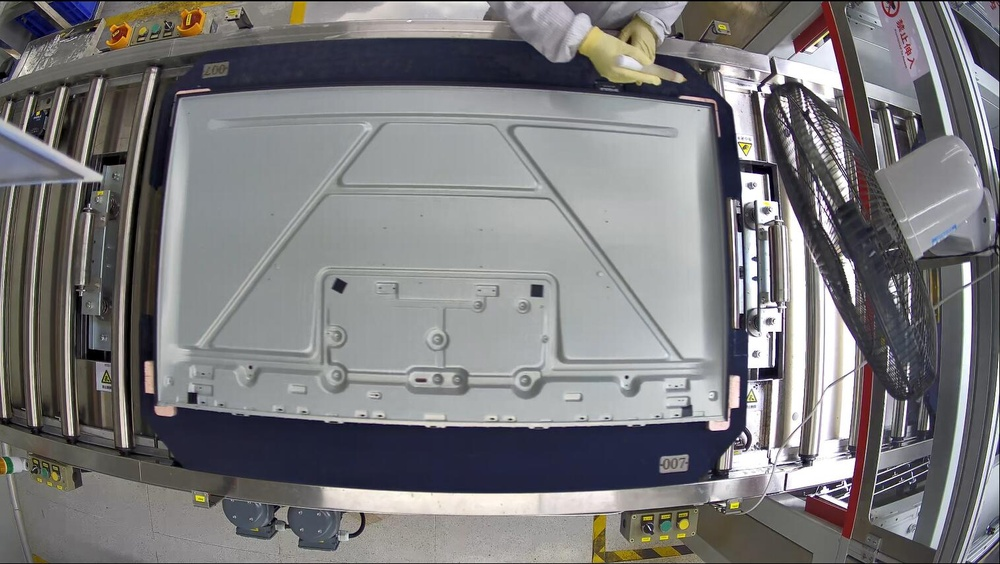
#> input picture 1.jpg, 1000 x 564 px, shrunk from 1515 x 855 before the run
$ python dingwei.py
#> lines starting #> are read from the running program, lines starting #| are printed output that depends on the picture; after the words box and inside, x2 and y2 are one past the last pixel; in counts of white or black regions, pixels touching at a corner belong together
import cv2

# 读取图像并进行预处理
img = cv2.imread("1.jpg")
#> img is the input picture: shape (564, 1000, 3); mean B, G, R 123.1, 121.3, 122.2
gray = cv2.cvtColor(img, cv2.COLOR_BGR2GRAY)
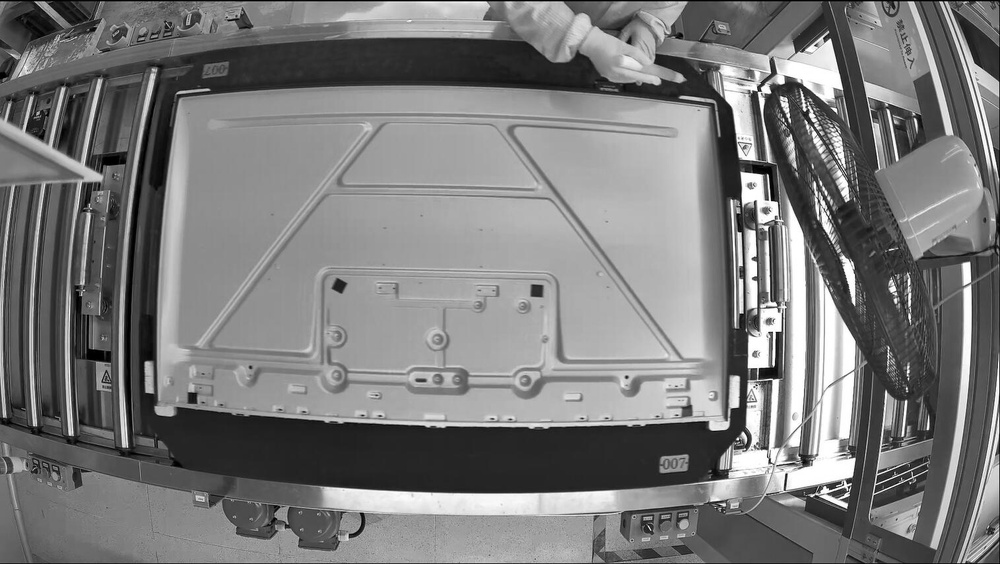
#> gray: shape (564, 1000); min 0, max 255, mean 121.8

# 进行边缘检测
edges = cv2.Canny(gray, 50, 150)
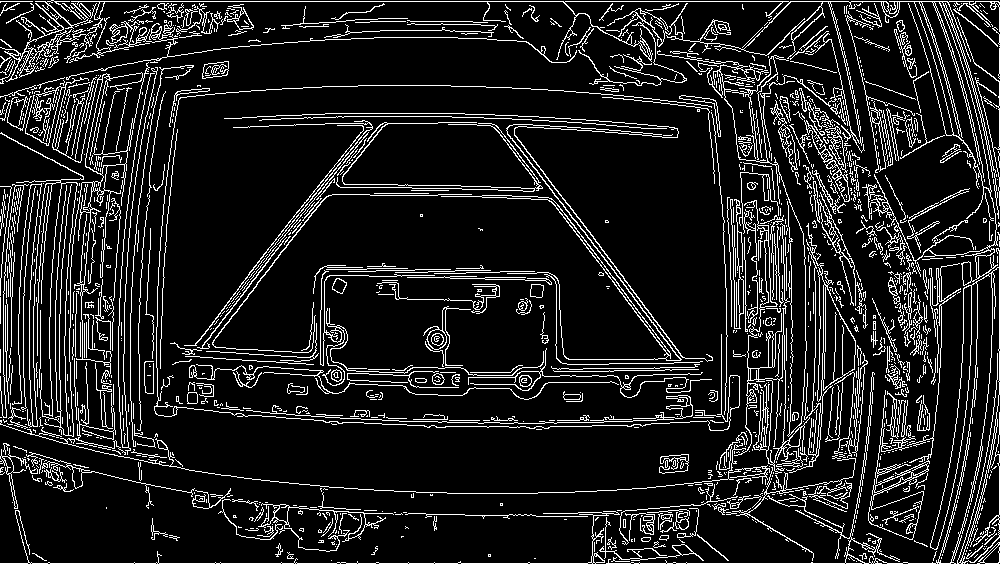
#> edges: shape (564, 1000); 12.3% white in thin lines or dots

# 进行轮廓检测
contours, hierarchy = cv2.findContours(edges, cv2.RETR_EXTERNAL, cv2.CHAIN_APPROX_SIMPLE)
#> contours = 1297 contours, 1189 with area under 20; largest, box (x1, y1, x2, y2) and area: (0, 0, 1000, 564) 13666, (0, 62, 150, 437) 4140, (789, 223, 856, 473) 3484, (734, 200, 810, 474) 1025, (441, 124, 682, 361) 924

# 进行形状匹配
for contour in contours:
    # 计算轮廓的周长
    perimeter = cv2.arcLength(contour, True)
    # 进行轮廓近似
    approx = cv2.approxPolyDP(contour, 0.01 * perimeter, True)
    # 如果轮廓近似为四边形，则认为是电视边框
    if len(approx) == 4:
        cv2.drawContours(img, [approx], -1, (0, 255, 0), 2)
#> this loop made 1297 passes
#> perimeter on passes 4, 8, 9: 48.73, 35.31, 33.8
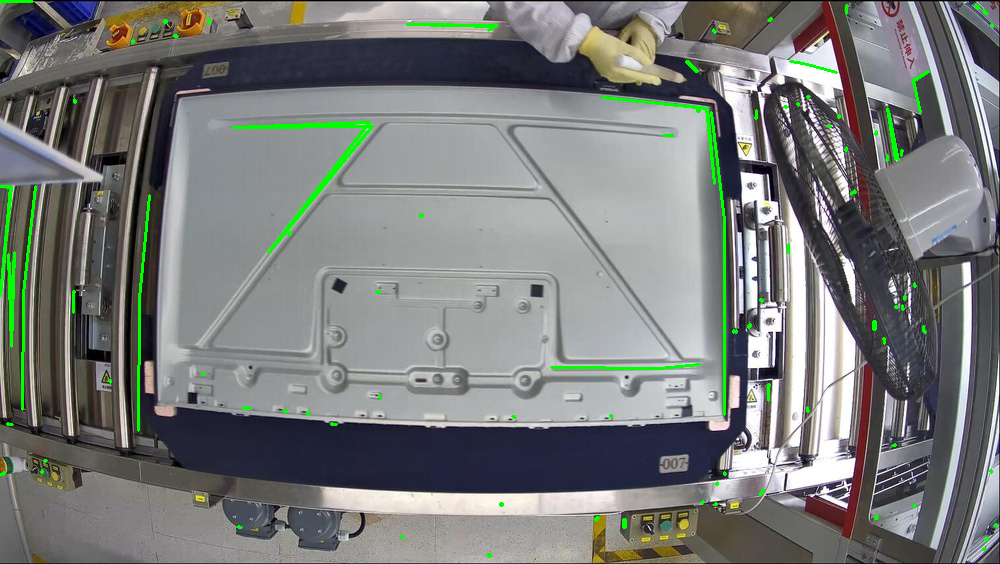
#> img: shape (564, 1000, 3); 1.49% of pixels changed, all inside (x1, y1, x2, y2) = (0, 0, 998, 558)

# 显示结果
cv2.imshow("Result", img)
cv2.waitKey(0)
cv2.destroyAllWindows()
